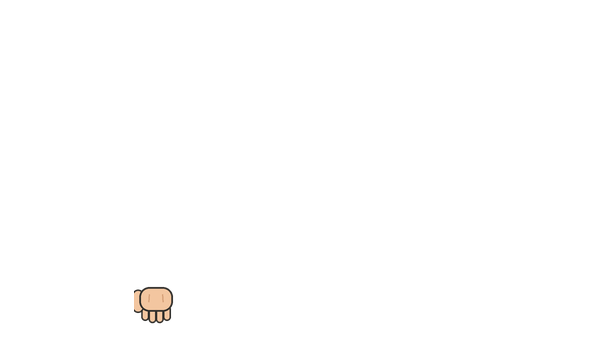
#> input picture desktop/resources/models/crayon-shin-chan-keyboard/resources/left-keys/Alt.png, 612 x 354 px
$ python round-preview.py ../desktop/resources/models/crayon-shin-chan-keyboard/resources/left-keys/Alt.png ../desktop/resources/models/crayon-shin-chan-keyboard/resources/left-keys/BackQuote.png 1.0
#> lines starting #> are read from the running program, lines starting #| are printed output that depends on the picture; after the words box and inside, x2 and y2 are one past the last pixel; in counts of white or black regions, pixels touching at a corner belong together
"""Crops a panel screenshot to the circle the glass actually shows.

The panel is an 800x800 surface behind a round bezel: the corners of every
screenshot are pixels nobody sees, and they are exactly the pixels that make a
centred line look off centre. This masks them out so a preview matches the
device.

    python scripts/round-preview.py in.png out.png [scale]
"""

import sys

from PIL import Image, ImageDraw

SOURCE = sys.argv[1]
TARGET = sys.argv[2]
SCALE = float(sys.argv[3]) if len(sys.argv) > 3 else 1.0

image = Image.open(SOURCE).convert("RGB")
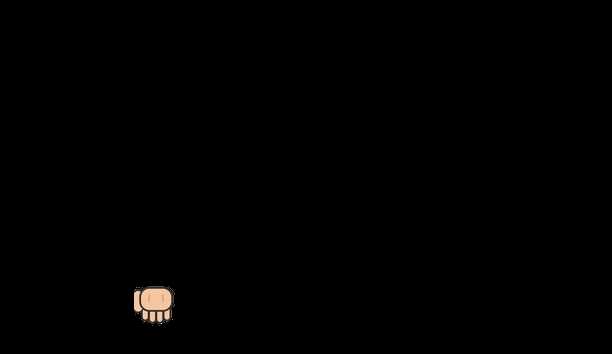
#> image: PIL image 612x354 RGB; mean R, G, B 1.1, 0.9, 0.7
width, height = image.size
#> width = 612; height = 354
diameter = min(width, height)
#> diameter = 354

# Supersample the mask edge: a hard circle at this size shows stair-steps that
# the real bezel does not have. Coordinates are in the supersampled space, so
# every surface coordinate is multiplied by OVERSAMPLE.
OVERSAMPLE = 4
mask = Image.new("L", (width * OVERSAMPLE, height * OVERSAMPLE), 0)
#> mask: PIL image 2448x1416 L; every value is 0
ImageDraw.Draw(mask).ellipse(
    (
        (width - diameter) * OVERSAMPLE // 2,
        (height - diameter) * OVERSAMPLE // 2,
        (width + diameter) * OVERSAMPLE // 2,
        (height + diameter) * OVERSAMPLE // 2,
    ),
    fill=255,
)
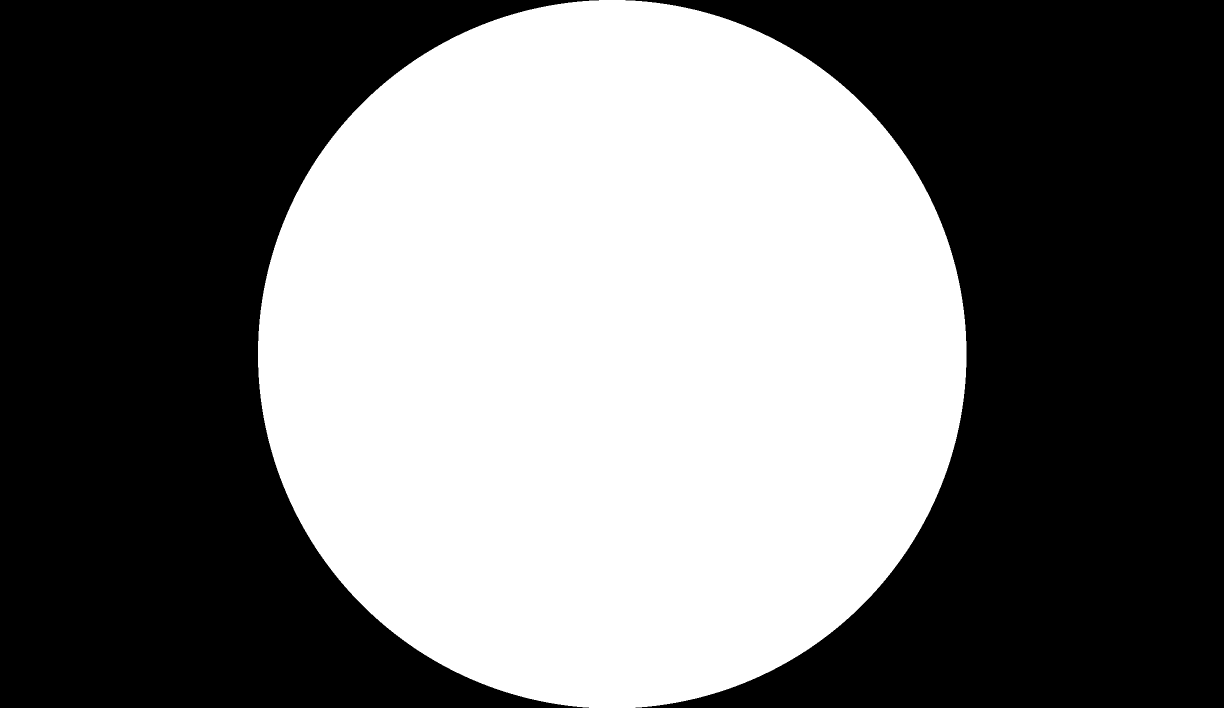
#> mask: PIL image 2448x1416 L (shown at 1/2 size); 45.5% white; 1 white region, box (x1, y1, x2, y2) and area: (516, 0, 1933, 1416) 1576732
mask = mask.resize((width, height), Image.LANCZOS)
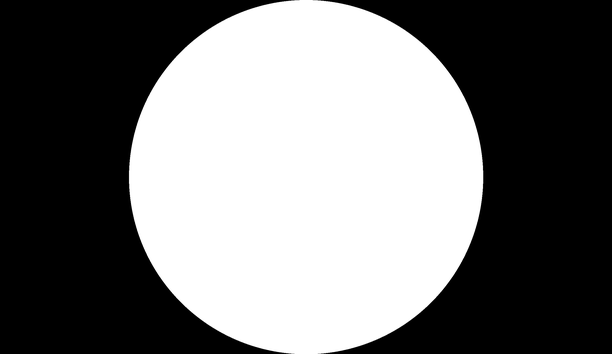
#> mask: PIL image 612x354 L; min 0, max 255, mean 116

black = Image.new("RGB", (width, height), (0, 0, 0))
#> black: PIL image 612x354 RGB; every value is 0
masked = Image.composite(image, black, mask)

if SCALE != 1.0:
    masked = masked.resize(
        (int(width * SCALE), int(height * SCALE)), Image.LANCZOS
    )
masked.save(TARGET)
print(f"{TARGET} {masked.size[0]}x{masked.size[1]}")
#| ../desktop/resources/models/crayon-shin-chan-keyboard/resources/left-keys/BackQuote.png 612x354
